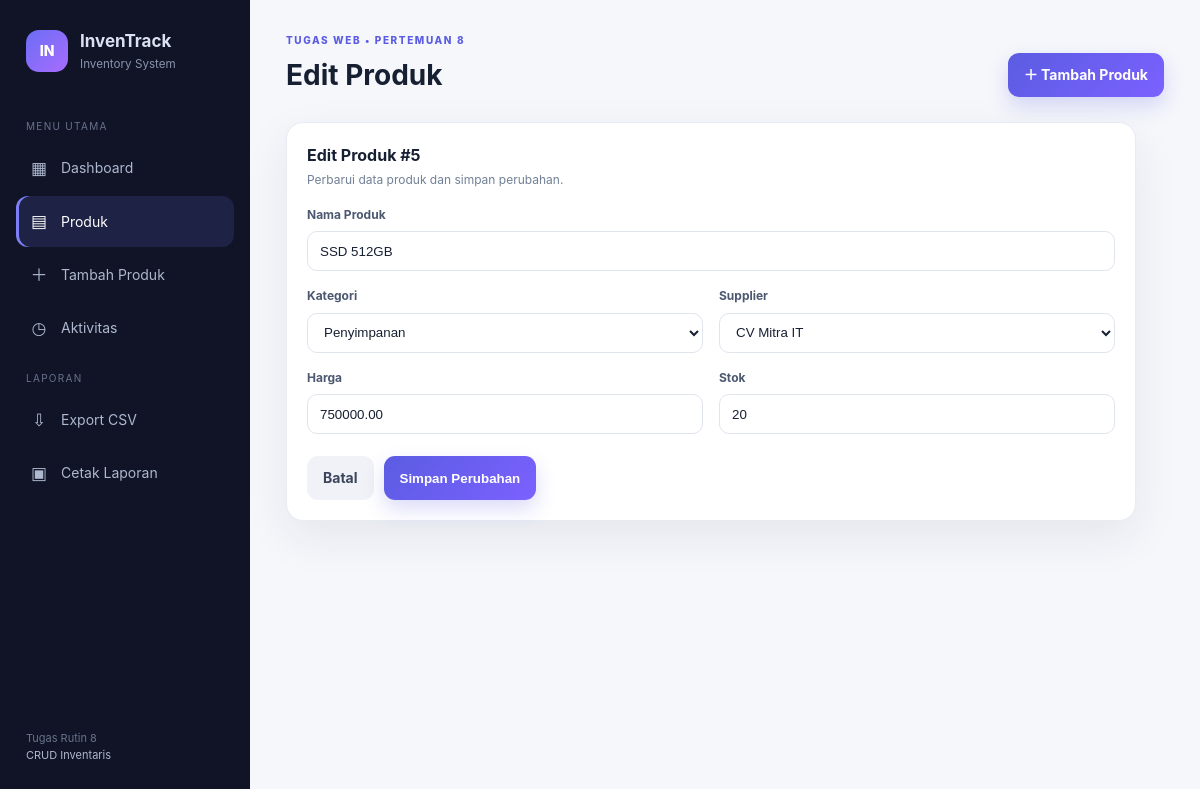
/edit.php?id=5, run on the app's committed database.
### tables this page shows
CREATE TABLE products (
    id INT UNSIGNED AUTO_INCREMENT PRIMARY KEY,
    name VARCHAR(150) NOT NULL,
    category_id INT UNSIGNED NOT NULL,
    supplier_id INT UNSIGNED NOT NULL,
    price DECIMAL(12,2) NOT NULL DEFAULT 0.00,
    stock INT NOT NULL DEFAULT 0,
    created_at TIMESTAMP DEFAULT CURRENT_TIMESTAMP,
    updated_at TIMESTAMP DEFAULT CURRENT_TIMESTAMP ON UPDATE CURRENT_TIMESTAMP,
    CONSTRAINT fk_products_category FOREIGN KEY (category_id) REFERENCES categories(id) ON UPDATE CASCADE ON DELETE RESTRICT,
    CONSTRAINT fk_products_supplier FOREIGN KEY (supplier_id) REFERENCES suppliers(id) ON UPDATE CASCADE ON DELETE RESTRICT,
    INDEX idx_product_category (category_id),
    INDEX idx_product_supplier (supplier_id)
);

CREATE TABLE categories (
    id INT UNSIGNED AUTO_INCREMENT PRIMARY KEY,
    name VARCHAR(100) NOT NULL UNIQUE
);

CREATE TABLE suppliers (
    id INT UNSIGNED AUTO_INCREMENT PRIMARY KEY,
    name VARCHAR(100) NOT NULL,
    phone VARCHAR(20) NOT NULL
);

### config/helpers.php (called while the page is built, shortened)
<?php
function e(?string $value): string { return htmlspecialchars((string)$value, ENT_QUOTES, 'UTF-8'); }

### edit.php (the view, shortened to what this page needs)
<?php
require_once __DIR__ . '/config/bootstrap.php';
$id=(int)($_GET['id']??0); $stmt=$pdo->prepare('SELECT * FROM products WHERE id=?'); $stmt->execute([$id]); $product=$stmt->fetch();
$categories=$pdo->query('SELECT * FROM categories ORDER BY name')->fetchAll(); $suppliers=$pdo->query('SELECT * FROM suppliers ORDER BY name')->fetchAll(); $errors=[];
$pageTitle='Edit Produk';$active='products';require __DIR__.'/partials/header.php';
?><section class="card form-card"><div class="card-head"><div><h2>Edit Produk #<?= $id ?></h2><span class="muted">Perbarui data produk dan simpan perubahan.</span></div></div><?php if($errors): ?><div class="flash error">⚠ <?= e(implode(' ',$errors)) ?></div><?php endif; ?><form method="post"><input type="hidden" name="csrf" value="<?= e(csrfToken()) ?>"><div class="form-grid"><div class="field full"><label>Nama Produk</label><input class="input" name="name" value="<?= e($product['name']) ?>" required></div><div class="field"><label>Kategori</label><select class="select" name="category_id" required><?php foreach($categories as $c): ?><option value="<?= $c['id'] ?>" <?= $product['category_id']==$c['id']?'selected':'' ?>><?= e($c['name']) ?></option><?php endforeach; ?></select></div><div class="field"><label>Supplier</label><select class="select" name="supplier_id" required><?php foreach($suppliers as $s): ?><option value="<?= $s['id'] ?>" <?= $product['supplier_id']==$s['id']?'selected':'' ?>><?= e($s['name']) ?></option><?php endforeach; ?></select></div><div class="field"><label>Harga</label><input class="input" type="number" name="price" min="0" step="0.01" value="<?= e((string)$product['price']) ?>" required></div><div class="field"><label>Stok</label><input class="input" type="number" name="stock" min="0" value="<?= e((string)$product['stock']) ?>" required></div></div><div class="form-actions"><a class="btn btn-light" href="index.php?page=products">Batal</a><button class="btn btn-primary" type="submit">Simpan Perubahan</button></div></form></section><?php require __DIR__.'/partials/footer.php'; ?>

### assets/style.css (style rules this page uses)
:root { --bg:#f5f7fb;--panel:#fff;--ink:#172033;--muted:#718096;--line:#e7ebf2;--primary:#5b5ce2;--primary2:#7b61ff;--green:#18a878;--orange:#f59e0b;--red:#e5484d;--shadow:0 16px 45px rgba(36,43,75,.08) }
* { box-sizing:border-box }
body { margin:0;background:var(--bg);color:var(--ink);font:14px/1.55 Inter,ui-sans-serif,system-ui,-apple-system,"Segoe UI",sans-serif }
.btn { border:0;border-radius:11px;padding:11px 16px;text-decoration:none;font-weight:700;display:inline-flex;align-items:center;gap:7px;cursor:pointer }
.btn-primary { color:#fff;background:linear-gradient(135deg,var(--primary),var(--primary2));box-shadow:0 9px 20px rgba(91,92,226,.22) }
.btn-light { background:#f0f2f7;color:#3b465a }
.card { background:var(--panel);border:1px solid var(--line);border-radius:17px;box-shadow:var(--shadow);padding:20px }
.card-head { display:flex;justify-content:space-between;align-items:center;gap:12px;margin-bottom:16px }
.card-head h2 { font-size:16px;margin:0 }
.muted { color:var(--muted);font-size:12px }
.input,.select { height:40px;border:1px solid #dfe4ed;border-radius:10px;padding:0 12px;background:#fff;color:var(--ink);outline:none }
.form-card { max-width:850px }
.form-grid { display:grid;grid-template-columns:1fr 1fr;gap:16px }
.field { display:grid;gap:7px }
.field.full { grid-column:1/-1 }
.field label { font-size:12px;font-weight:700;color:#4c5870 }
.form-actions { margin-top:22px;display:flex;gap:10px }

### data on the page
products: name "SSD 512GB", category_id "Penyimpanan", supplier_id "CV Mitra IT", price "750000.00", stock "20"

### other printed values
$pageTitle "Edit Produk"
$id "5"
